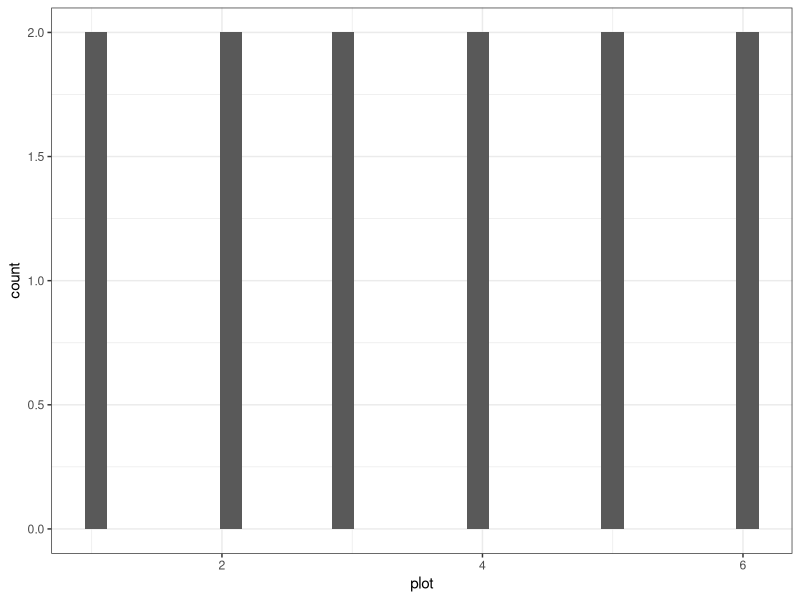
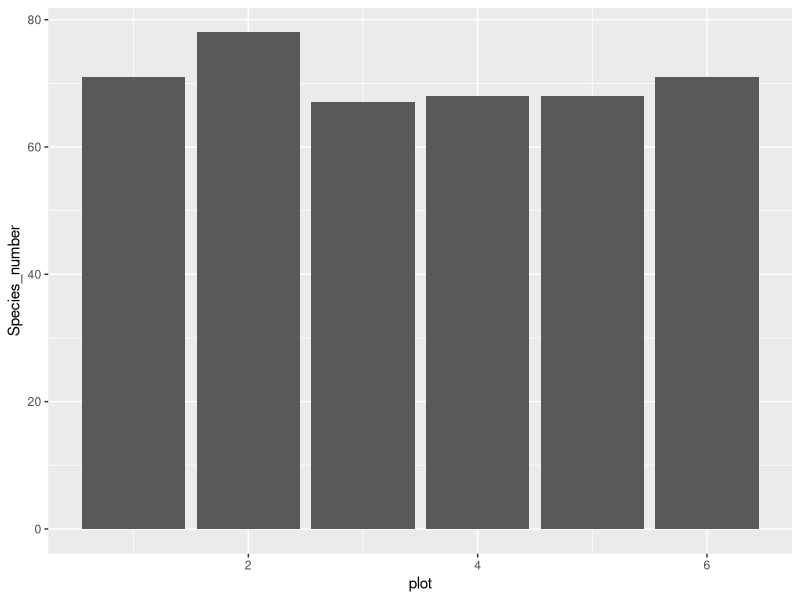
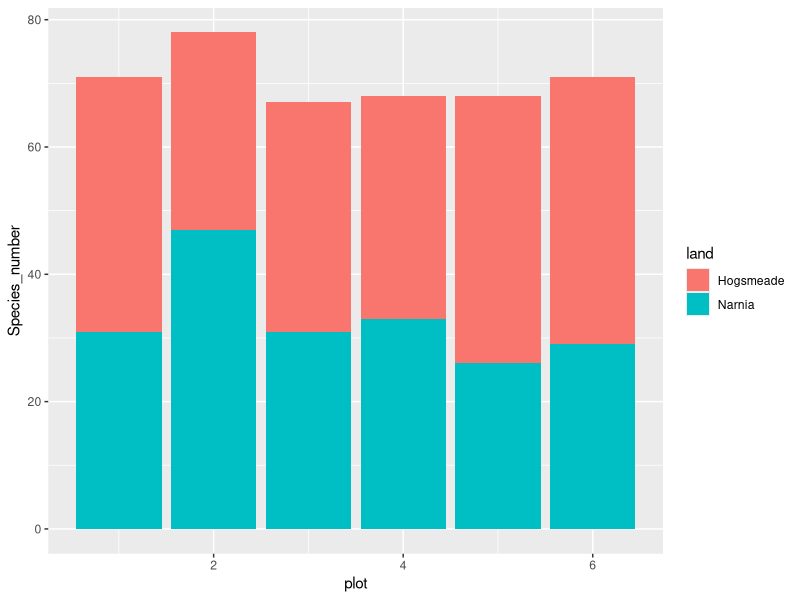
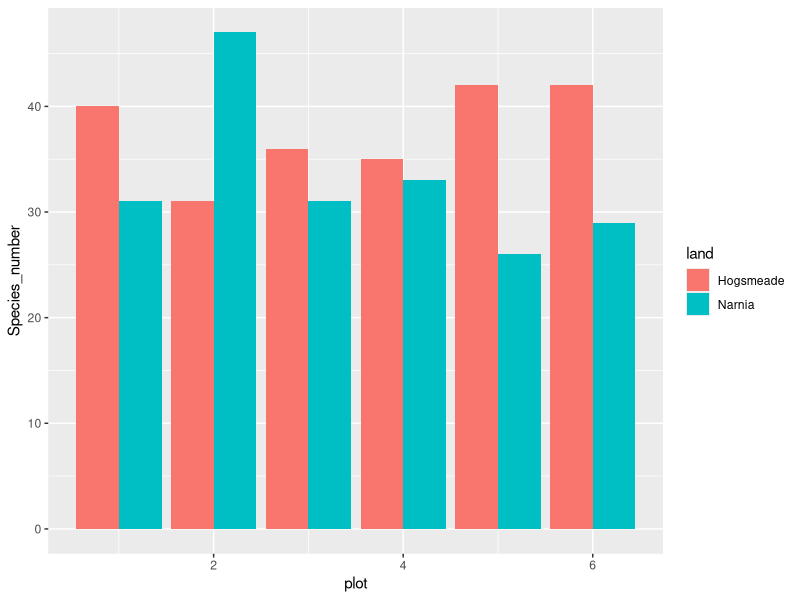
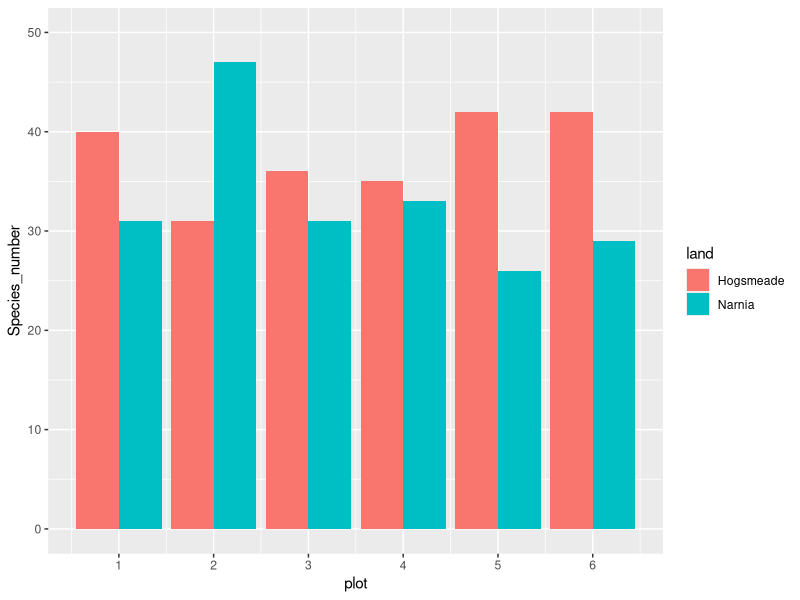
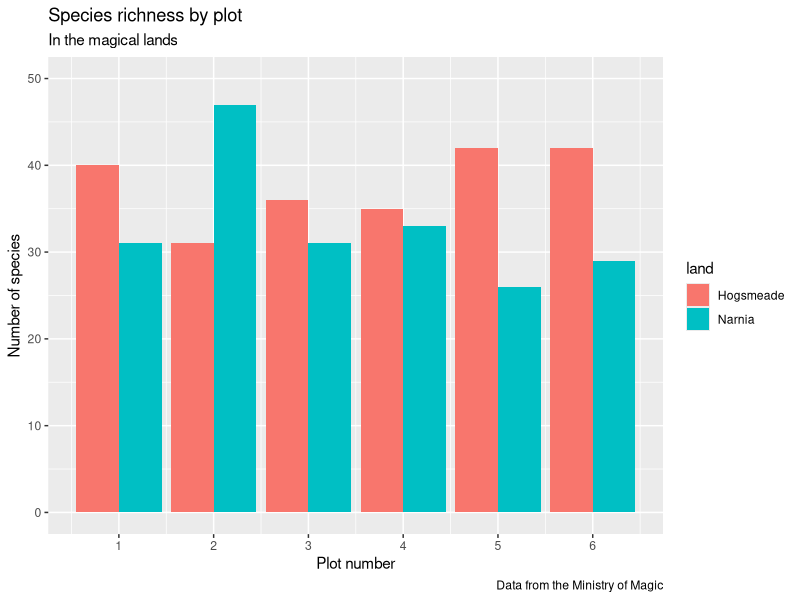
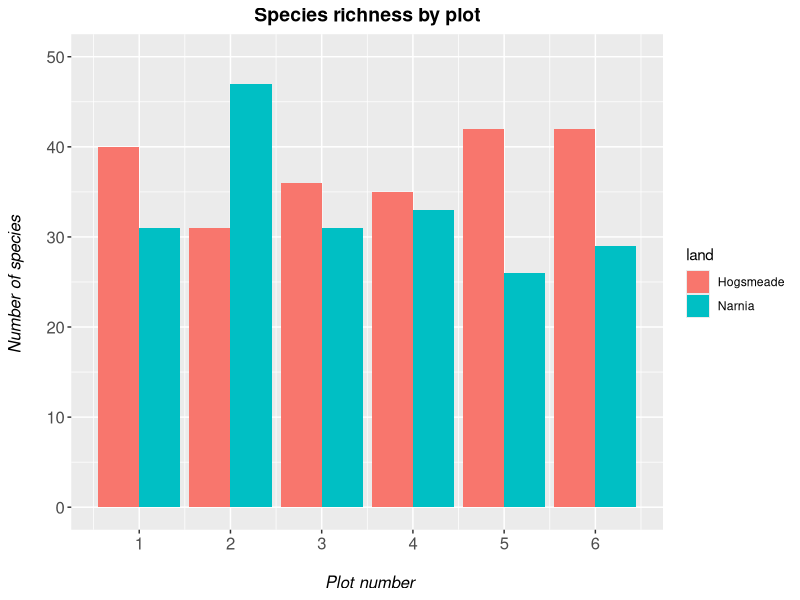
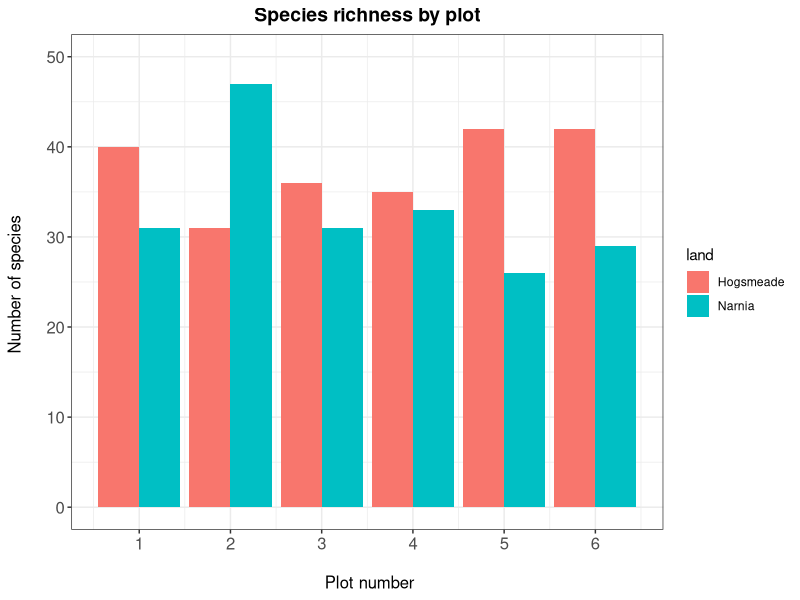

Source code (R) for these figures, in order:
# Coding club tutorial: data visualization 2 

#### <a href="#hist"> 1. Customising histograms </a>

#### <a href="#labs"> 2. Adding titles, subtitles, captions and axis labels </a>

#### <a href="#panel"> 3. Changing the plot background </a>

#### <a href="#legend"> 4. Fixing the legend and customizing colours  </a>

# http://www.stat.columbia.edu/~tzheng/files/Rcolor.pdf

# Loading packages ---- 

library(readr)
library(dplyr)
library(ggplot2)

# Loading and exploring data ---- 
magic_veg <- read_csv("data-vis-2/magic_veg.csv")

str(magic_veg)

# Creating and customising histograms: no of species per plot ---- 

species_counts <- magic_veg %>%
  group_by(land, plot) %>%
  summarise(Species_number = length(unique(species)))

# Normal way to make a histogram in ggplot2

(hist <- ggplot(species_counts, aes(x = plot)) +
  geom_histogram() +
  theme_bw())

# Fixing the counts 

(hist <- ggplot(species_counts, aes(x = plot, y = Species_number)) +
    geom_histogram(stat = "identity"))

# Splitting the bar into the different locations, stacked

(hist <- ggplot(species_counts, aes(x = plot, y = Species_number, fill = land)) +
  geom_histogram(stat = "identity"))

# Splitting the bar into the different locations, not stacked

(hist <- ggplot(species_counts, aes(x = plot, y = Species_number, fill = land)) +
    geom_histogram(stat = "identity", position = "dodge"))

# Having the plot numbers show 1,2,3,4,5,6

(hist <- ggplot(species_counts, aes(x = plot, y = Species_number, fill = land)) +
    geom_histogram(stat = "identity", position = "dodge") + 
    scale_y_continuous(limits = c(0, 50)) +
    scale_x_continuous(breaks = c(1,2,3,4,5,6)))

# Beautifying the graph: adding title, subtitle, caption, axis labels 

(hist <- ggplot(species_counts, aes(x = plot, y = Species_number, fill = land)) +
    geom_histogram(stat = "identity", position = "dodge") +
    scale_y_continuous(limits = c(0, 50)) +
    scale_x_continuous(breaks = c(1,2,3,4,5,6)) + 
    labs(title = "Species richness by plot", 
         subtitle = "In the magical lands",
         caption = "Data from the Ministry of Magic", 
         x = "Plot number", y = "Number of species"))

(hist <- ggplot(species_counts, aes(x = plot, y = Species_number, fill = land)) +
    geom_histogram(stat = "identity", position = "dodge") +
    scale_y_continuous(limits = c(0, 50)) +
    scale_x_continuous(breaks = c(1,2,3,4,5,6)) + 
    labs(title = "Species richness by plot", 
         x = "\n Plot number", y = "Number of species \n") + 
    theme(axis.text = element_text(size = 12), 
          axis.title = element_text(size = 12, face = "italic"), 
          plot.title = element_text(size = 14, hjust = 0.5, face = "bold")))

# Beautifying graph: plot background - white, and remove lines 

(hist <- ggplot(species_counts, aes(x = plot, y = Species_number, fill = land)) +
    geom_histogram(stat = "identity", position = "dodge") + 
    scale_y_continuous(limits = c(0, 50)) +
    scale_x_continuous(breaks = c(1,2,3,4,5,6)) + 
    labs(title = "Species richness by plot", 
         x = "\n Plot number", y = "Number of species \n") + 
    theme_bw() +
    theme(panel.grid. = element_blank(), 
          axis.text = element_text(size = 12), 
          axis.title = element_text(size = 12), 
          plot.title = element_text(size = 14, hjust = 0.5, face = "bold")))

# Beautifying graph: putting a margin around the plot

(hist <- ggplot(species_counts, aes(x = plot, y = Species_number, fill = land)) +
    geom_histogram(stat = "identity", position = "dodge") +
    scale_y_continuous(limits = c(0, 50)) +
    scale_x_continuous(breaks = c(1,2,3,4,5,6)) + 
    labs(title = "Species richness by plot", 
         x = "\n Plot number", y = "Number of species \n") + 
    theme_bw() +
    theme(panel.grid = element_blank(), 
          axis.text = element_text(size = 12), 
          axis.title = element_text(size = 12), 
          plot.title = element_text(size = 14, hjust = 0.5, face = "bold"), 
          plot.margin = unit(c(0.5,0.5,0.5,0.5), units = , "cm")))

# Beautifying the graph: fixing the legend

(hist <- ggplot(species_counts, aes(x = plot, y = Species_number, fill = land)) +
    geom_histogram(stat = "identity", position = "dodge") + 
    scale_y_continuous(limits = c(0, 50)) +
    scale_x_continuous(breaks = c(1,2,3,4,5,6)) + 
    scale_fill_manual(values = c("rosybrown1", "#deebf7"), 
                      breaks = c("Hogsmeade", "Narnia"),
                      labels = c("HOGSMEADE", "NARNIA"), 
                      name = "Land of Magic") +                 # Can change to null if u want
    labs(title = "Species richness by plot", 
         x = "\n Plot number", y = "Number of species \n") + 
    theme_bw() +
    theme(panel.grid = element_blank(), 
          axis.text = element_text(size = 12), 
          axis.title = element_text(size = 12), 
          plot.title = element_text(size = 14, hjust = 0.5, face = "bold"), 
          plot.margin = unit(c(0.5,0.5,0.5,0.5), units = , "cm"), 
          legend.position = "bottom", 
          legend.box.background = element_rect(color = "grey", size = 0.3)))

ggsave("data-vis-2/histogram.png", width = 7, height = 5, dpi = 300)


getwd()
